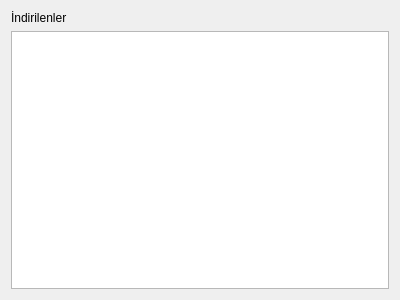
<?xml version="1.0" encoding="UTF-8"?>
<ui version="4.0">
 <class>DownloadListDialog</class>
 <widget class="QDialog" name="DownloadListDialog">
  <property name="geometry">
   <rect>
    <x>0</x>
    <y>0</y>
    <width>400</width>
    <height>300</height>
   </rect>
  </property>
  <property name="windowTitle">
   <string>Dialog</string>
  </property>
  <layout class="QVBoxLayout" name="verticalLayout">
   <item>
    <widget class="QLabel" name="label">
     <property name="text">
      <string>İndirilenler</string>
     </property>
    </widget>
   </item>
   <item>
    <widget class="QTableWidget" name="tableWidget"/>
   </item>
  </layout>
 </widget>
 <resources/>
 <connections/>
</ui>
